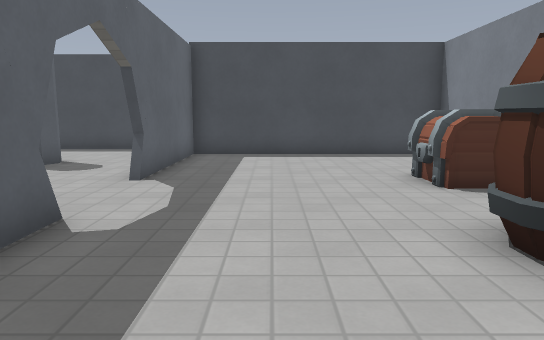
[1] (above)

12 first-person views from a walk through a Godot game level. The camera is 1.2 m above the floor, tilts 8° down and sees 70° across. The floor is counted in squares, 1 m on a side. Each view is taken from the middle of a square. On the plan, view 1 faces up. The plan holds only what a view shows up to about 15 squares ahead; the rest is blank. Some surface patterns are stand-ins.

[2]
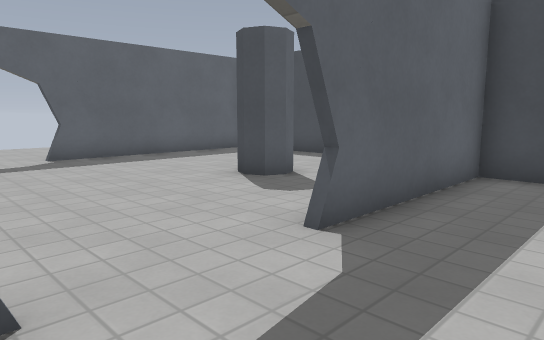

[3]
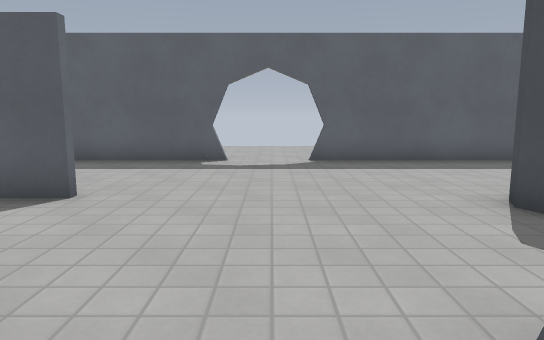

[4]
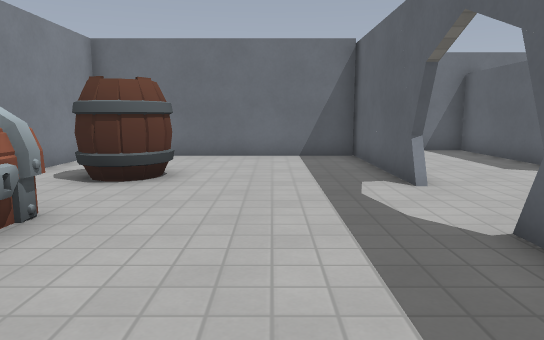

[5]
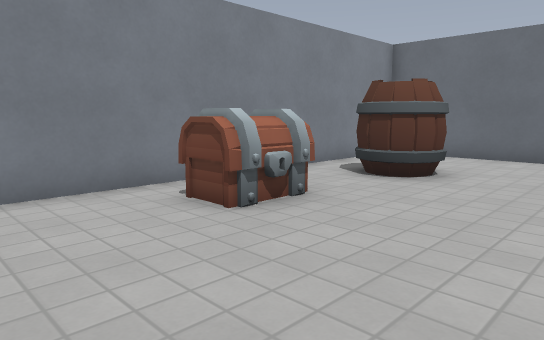

[6]
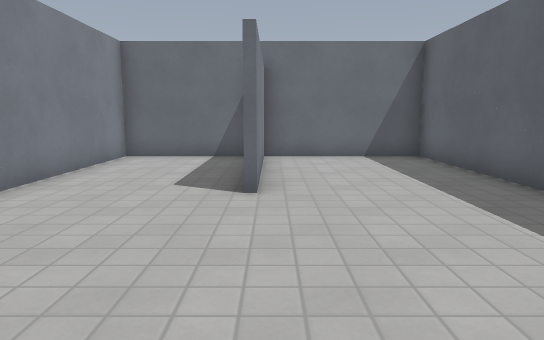

[7]
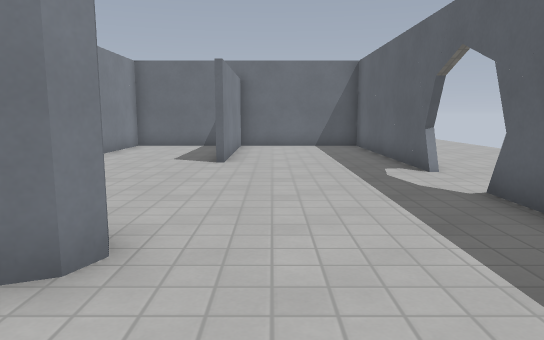

[8]
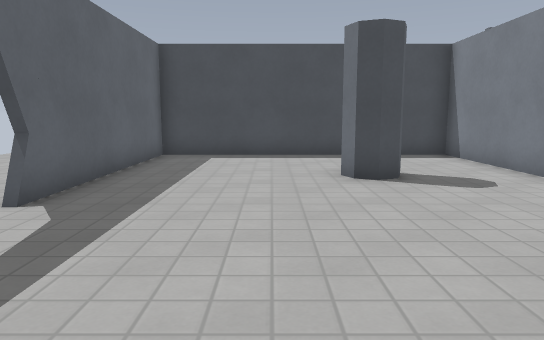

[9]
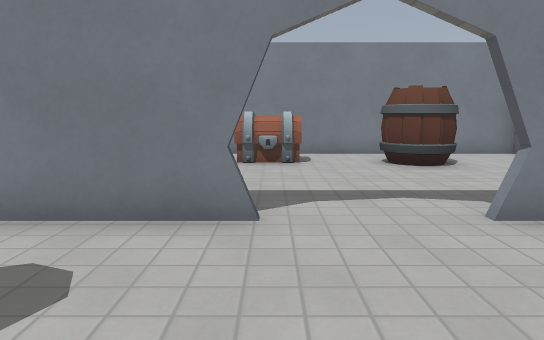

[10]
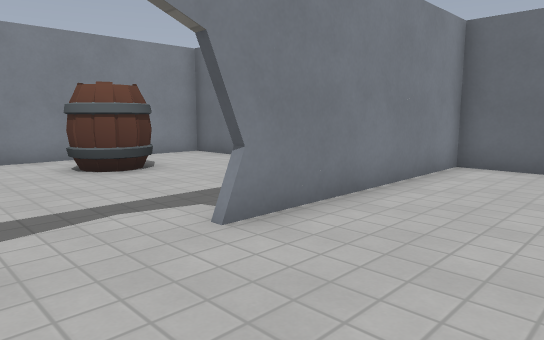

[11]
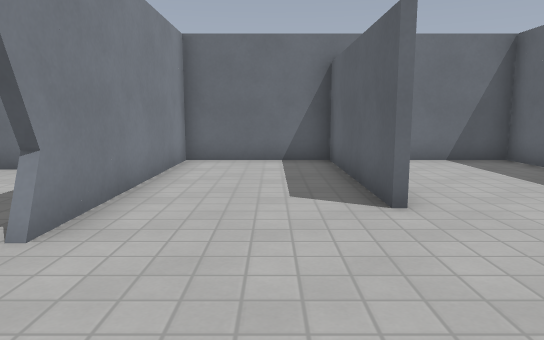

[12]
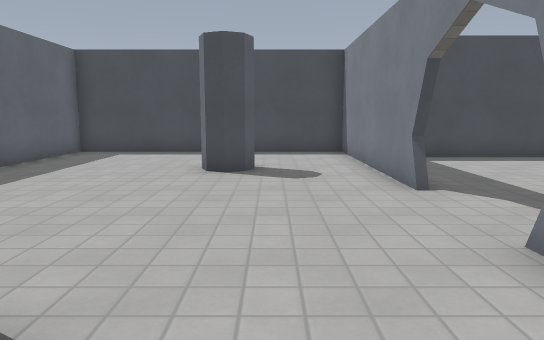

### Floor plan
Points are (right, up) in squares from view 1. A wall is a line through its corners. A room is listed if a view was taken in it or the views show most of it. See-through windows are left out.
Room 1 (views 1, 2, 3, 4, 5, 6, 7, 8, 9, 10, 11, 12)
walls: (-2.7, 7.1) (-2.7, 13.9) (-11.4, 13.9) (-11.4, 7); (-2.5, 4.5) (-2.5, -0.9); (-6.6, 3.1) (-6.6, -2.5) (-2.7, -2.5) (-2.7, 4.5); (-6.4, 9.3) (-6.6, 9.9); (-5.6, 10.3) (-5.4, 9.8) (-5.6, 9.4) (-6, 9.2) (-6.7, 9.5) (-6.4, 10.2) (-6.1, 10.4); (-2.5, -0.6) (5.2, -0.6) (5.2, 12.2) (-2.5, 12.2) (-2.5, 7.1); (-11.4, 4.7) (-11.4, -2.5) (-6.7, -2.5); (-6.8, -1.9) (-6.8, 3.1)
ways out: opening at (-12, 5.5)
objects: barrel (2, 3) to (4, 4); chest (3, 6) to (4, 8)

Positions as (right, up) in squares from view 1, and headings:
1: (0, 0), facing up
2: (0, 4), facing up-left
3: (-1, 6), facing left
4: (0, 11), facing down
5: (-1, 11), facing down-right
6: (-7, 9), facing down
7: (-8, 13), facing down
8: (-8, 2), facing up
9: (-7, 7), facing right
10: (-6, 7), facing down-right
11: (-5, 8), facing down
12: (-5, 1), facing up
